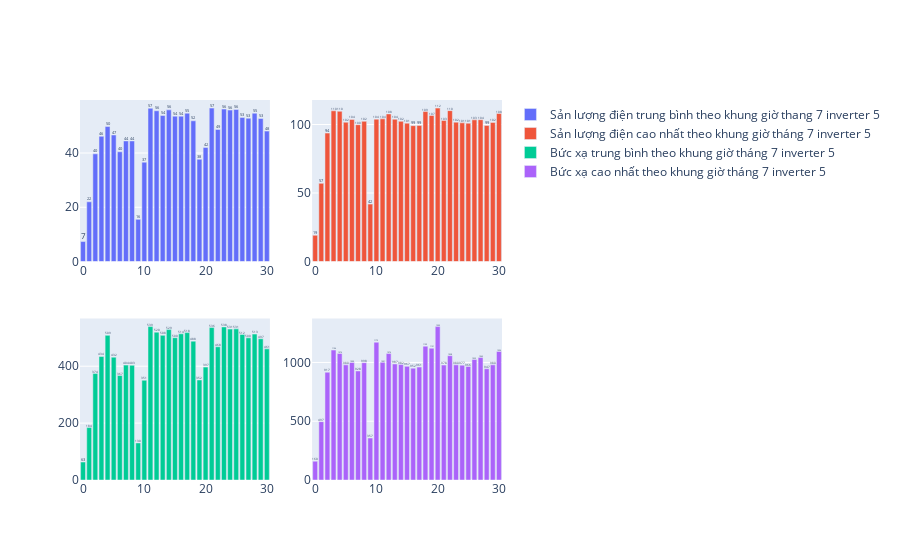

Notebook cell for this chart:
### Markdown cell above
Tháng 7 inverter 5

### Code cell
fig = go.Figure()
from plotly.subplots import make_subplots
fig = make_subplots(rows=2, cols=2)
fig.add_trace(go.Bar(
    x=df1_1.index,
    y=df1_1[df1_1['month']==7]['Total input power(kW)'],
    text=round(df1_1[df1_1['month']==7]['Total input power(kW)']),  # Set the text to the values of y
    textposition='auto',
    name="Sản lượng điện trung bình theo khung giờ thang 7 inverter 5 ",), row=1, col=1)
fig.add_trace(go.Bar(
    x=df1_2.index,
    y=df1_2[df1_2['month']==7]['Total input power(kW)'],
    name="Sản lượng điện cao nhất theo khung giờ tháng 7 inverter 5",
    text=round(df1_2[df1_2['month']==7]['Total input power(kW)']),  # Set the text to the values of y
    textposition='auto',) ,row=1, col=2)
fig.add_trace(go.Bar(
    x=df1_3.index,
    y=df1_3[df1_3['month']==7]['Irradiance(W/㎡)'],
    name="Bức xạ trung bình theo khung giờ tháng 7 inverter 5",
    text=round(df1_3[df1_3['month']==7]['Irradiance(W/㎡)']),  # Set the text to the values of y
    textposition='auto',) ,row=2, col=1)
fig.add_trace(go.Bar(
    x=df1_4.index,
    y=df1_4[df1_4['month']==7]['Irradiance(W/㎡)'],
    name="Bức xạ cao nhất theo khung giờ tháng 7 inverter 5",
    text=round(df1_4[df1_4['month']==7]['Irradiance(W/㎡)']),  # Set the text to the values of y
    textposition='auto',) ,row=2, col=2)
fig . update_traces (
    showlegend = True 
    )
fig.update_xaxes(
    rangeslider_visible=False,
)
fig.show()

### Figure 1 — Plotly figure (JSON) as saved in the notebook; plotly's stock layout.template omitted (floating-point values rounded to 4 significant figures; data arrays with more than 128 entries replaced by an {"elided": "..."} marker saying what was removed)
{"data": [{"name": "Sản lượng điện trung bình theo khung giờ thang 7 inverter 5 ", "showlegend": true, "text": [7, 22, 40, 46, 50, 47, 40, 44, 44, 16, 37, 57, 56, 54, 56, 54, 54, 55, 52, 38, 42, 57, 49, 56, 56, 56, 53, 53, 55, 53, 48], "textposition": "auto", "type": "bar", "x": {"elided": "175 int values"}, "xaxis": "x", "y": [7.362, 22.01, 39.7, 46.19, 49.77, 46.66, 40.47, 44.46, 44.47, 15.54, 36.63, 56.53, 55.59, 53.84, 55.92, 53.61, 53.61, 54.7, 51.89, 37.7, 42.05, 56.58, 48.69, 56.24, 55.85, 56.07, 53.15, 52.84, 54.7, 52.73, 48.1], "yaxis": "y"}, {"name": "Sản lượng điện cao nhất theo khung giờ tháng 7 inverter 5", "showlegend": true, "text": [19, 57, 94, 110, 110, 102, 104, 100, 102, 42, 104, 104, 108, 104, 102, 101, 99, 99, 109, 107, 112, 103, 110, 102, 101, 101, 103, 104, 99, 102, 108], "textposition": "auto", "type": "bar", "x": {"elided": "175 int values"}, "xaxis": "x2", "y": [19.14, 57.03, 93.75, 110.0, 109.7, 101.7, 103.7, 99.87, 102.3, 41.9, 103.9, 104.1, 107.7, 103.8, 102.3, 101.0, 99.15, 99.37, 109.5, 106.6, 112.0, 103.0, 110.1, 101.7, 101.2, 101.0, 103.4, 103.5, 99.35, 101.5, 108.0], "yaxis": "y2"}, {"name": "Bức xạ trung bình theo khung giờ tháng 7 inverter 5", "showlegend": true, "text": [63, 184, 374, 434, 509, 432, 367, 404, 403, 130, 351, 539, 520, 508, 529, 500, 514, 518, 488, 352, 397, 536, 468, 538, 531, 531, 512, 500, 513, 497, 461], "textposition": "auto", "type": "bar", "x": {"elided": "175 int values"}, "xaxis": "x3", "y": [63.26, 184.3, 374.3, 434.5, 508.6, 431.9, 367.3, 403.9, 403.4, 130.4, 350.8, 539.4, 519.9, 508.5, 528.8, 500.3, 514.0, 518.3, 488.3, 351.7, 397.0, 536.0, 468.4, 538.2, 530.6, 531.4, 511.7, 499.9, 513.0, 496.6, 461.0], "yaxis": "y3"}, {"name": "Bức xạ cao nhất theo khung giờ tháng 7 inverter 5", "showlegend": true, "text": [160, 497, 917, 1106, 1076, 980, 1000, 928, 998, 357, 1172, 1001, 1076, 987, 982, 967, 952, 961, 1139, 1121, 1305, 978, 1058, 980, 977, 966, 1025, 1042, 947, 980, 1094], "textposition": "auto", "type": "bar", "x": {"elided": "175 int values"}, "xaxis": "x4", "y": [160.2, 496.6, 916.9, 1106.0, 1076.0, 979.5, 1000.0, 927.7, 998.3, 357.3, 1172.0, 1001.0, 1076.0, 987.1, 982.1, 966.7, 951.6, 960.7, 1139.0, 1121.0, 1305.0, 978, 1058.0, 979.7, 977.1, 965.9, 1025.0, 1042.0, 946.6, 979.8, 1094.0], "yaxis": "y4"}], "layout": {"xaxis": {"anchor": "y", "domain": [0, 0.45], "rangeslider": {"visible": false}}, "xaxis2": {"anchor": "y2", "domain": [0.55, 1], "rangeslider": {"visible": false}}, "xaxis3": {"anchor": "y3", "domain": [0, 0.45], "rangeslider": {"visible": false}}, "xaxis4": {"anchor": "y4", "domain": [0.55, 1], "rangeslider": {"visible": false}}, "yaxis": {"anchor": "x", "domain": [0.575, 1]}, "yaxis2": {"anchor": "x2", "domain": [0.575, 1]}, "yaxis3": {"anchor": "x3", "domain": [0, 0.425]}, "yaxis4": {"anchor": "x4", "domain": [0, 0.425]}}}
